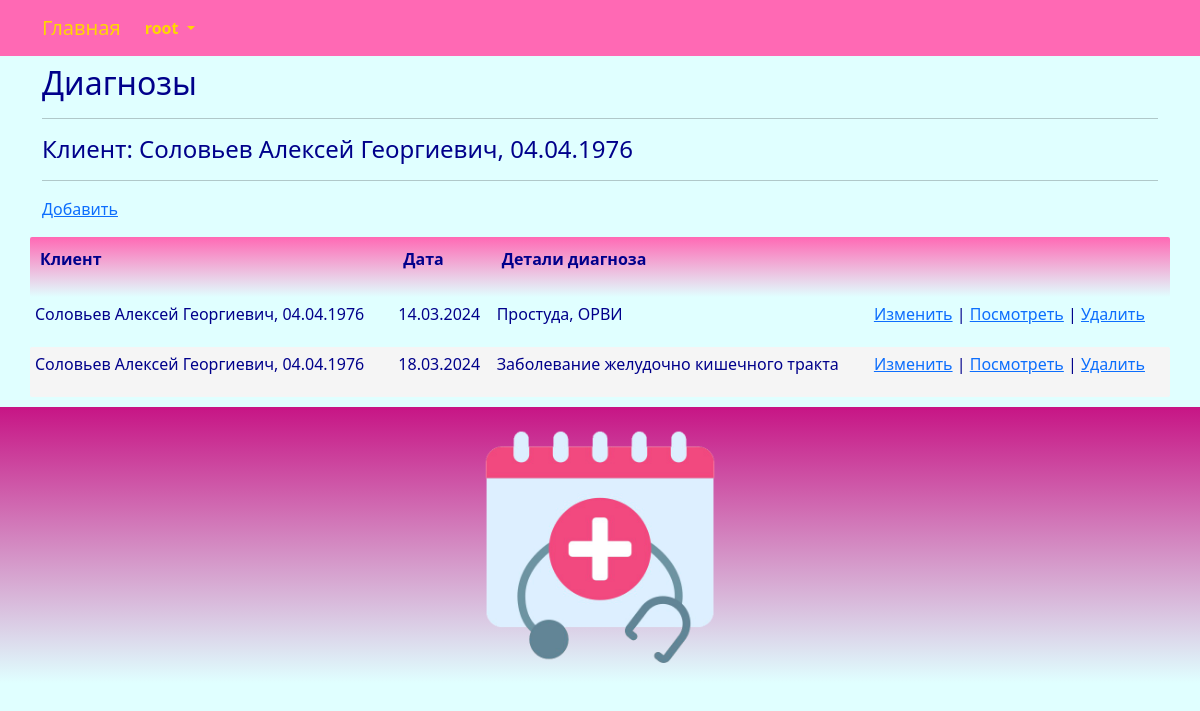
The app's page /diagnosis/index/1/ (signed in) with its own data.
### center/models.py (models this page shows, shortened)
class Client(models.Model):
    SEX_CHOICES = (
        ('М','М'),
        ('Ж', 'Ж'),
    )
    full_name = models.CharField(_('full_name'), max_length=128)
    birthday = models.DateTimeField(_('birthday'))
    sex = models.CharField(_('sex'), max_length=1, choices=SEX_CHOICES, default='М')
    address = models.CharField(_('address'), max_length=96)
    phone = models.CharField(_('phone'), max_length=64)
    class Meta:
        db_table = 'client'
        indexes = [
            models.Index(fields=['full_name']),
        ]
        ordering = ['full_name']
    def __str__(self):
        return "{}, {}".format(self.full_name, self.birthday.strftime('%d.%m.%Y'))

class Diagnosis(models.Model):
    date_diagnosis = models.DateTimeField(_('date_diagnosis'))
    client = models.ForeignKey(Client, related_name='diagnosis_client', on_delete=models.CASCADE)
    diagnosis_details = models.TextField(_('diagnosis_details'), blank=True, null=True)
    class Meta:
        db_table = 'diagnosis'
        ordering = ['client']

### center/views.py (the view)
# urls.py: path('diagnosis/index/<int:client_id>/', views.diagnosis_index, name='diagnosis_index'),
@login_required
@user_passes_test(lambda u: u.is_superuser)
def diagnosis_index(request, client_id):
    try:
        client = Client.objects.get(id=client_id)
        diagnosis = Diagnosis.objects.filter(client_id=client_id)
        return render(request, "diagnosis/index.html", {"client": client, "diagnosis": diagnosis, "client_id": client_id,})
    except Exception as exception:
        print(exception)
        return HttpResponse(exception)

### templates/diagnosis/index.html (shortened to what this page needs)
{% extends "base.html" %}
{% load i18n %}
{% block content %}
<h2>{% trans "diagnosiss" %}</h2>
<hr>
<h4>{% trans "client" %}: {{ client  }}</h4>
<hr>
<p><a href="{% url 'diagnosis_create' client_id %}">{% trans "Add" %}</a></p>
{% if diagnosis.count > 0 %}
<div class="row">
	<table id="myTable" class="table-manager" style="width:100%">
		<thead>
			<tr>
				<th><p>{% trans "client" %}</p></th>
				<th><p>{% trans "date_diagnosis" %}</p></th>
				<th><p>{% trans "diagnosis_details" %}</p></th>
				<th><p></p></th>
			</tr>
		</thead>
		<tbody>
			{% for e in diagnosis %}
			<tr>
				<td><p>{{ e.client }}</p></td>
				<td><p>{{ e.date_diagnosis | date:"d.m.Y" }}</p></td>
				<td><p>{{ e.diagnosis_details }}</p></td>
				<td>
					<p>
					<a href="{% url 'diagnosis_edit' e.id e.client_id %}">{% trans "Change" %}</a> |
					<a href="{% url 'diagnosis_read' e.id e.client_id%}">{% trans "View" %}</a> |
					<a onclick="return confirm('Удалить запись?')" href="{% url 'diagnosis_delete' e.id e.client_id%}">{% trans "Delete" %}</a>
					</p>
				</td>
			</tr>
			{% endfor %}
		</tbody>
	</table>
</div>
{% endif %}
{% endblock content %}

### templates/base.html (shortened to what this page needs)
<!DOCTYPE html>
{% load static %}
{% load i18n %}
<html>
	<head>
		<link rel="stylesheet" href="{% static 'css/bootstrap.min.css' %}">
		<link rel="stylesheet" href="{% static 'css/styles.css' %}" />
	</head>
	<nav class="navbar navbar-expand-lg justify-content-center">
		<div class="container">
			<div class="collapse navbar-collapse" id="mainMenu">
				<ul class="navbar-nav me-auto mb-2 mb-lg-0">
					<a class="navbar-brand" href="{{ HTTP_HOST }}/">{% trans "Home" %}</a>
					{% if user.is_authenticated %}
					<li class="nav-item dropdown">
						<a class="nav-link dropdown-toggle" href="#" id="navbarDropdown" role="button" data-bs-toggle="dropdown" aria-expanded="false">
							{{ user.username }}
						</a>
					</li>
					{% else %}
					<form class="form-inline ml-auto">
						<a href="{% url 'login' %}" class="btn btn-outline-secondary">{% trans "Log In" %}</a>
						<a href="{% url 'signup' %}" class="btn btn-primary ml-2">{% trans "Sign up" %}</a>
					</form>
					{% endif %}
				</ul>
			</div>
		</div>
	</nav>
	<body>
		<div class="container">
			{% block content%}{% endblock content %}
		</div>
	</body>
	<footer class="container-fluid text-center bg-lightgray">
		<div class="copyrights">
			<img src="{% static 'images/logo.png' %}" alt="logo" style="height:256px; padding: 10px;">
		</div>
	</footer>
</html>

### static/css/styles.css (style rules this page uses)
:root { --navbar-background-color: HotPink; --navbar-text-color: Gold; --main-background-color-light: LightCyan; --main-background-color-dark: HotPink; --main-text-color: DarkBlue; --main-header-color: DarkBlue; --main-text-attention-color: Purple; --footer-background-color-light: LightCyan; --footer-background-color-dark: MediumVioletRed; --footer-text-color: Teal; --card-background-color-light: Pink; --card-background-color-dark: HotPink; --card-text-color: SeaGreen; --table-background-color-light: LightCyan; --table-background-color-dark: #F5F5F5; --table-text-color: DarkBlue; --star-size: 30px; --star-color: LightYellow; --star-background: Yellow ; }
.navbar { background-color: var(--navbar-background-color); color: var(--navbar-text-color); }
.navbar .navbar-nav, .navbar .navbar-nav .navbar-text { color: var(--navbar-text-color); }
.navbar ul { background-color: var(--navbar-background-color); color: var(--navbar-text-color); }
.navbar li { background-color: var(--navbar-background-color); color: var(--navbar-text-color); }
.navbar a { background-color: var(--navbar-background-color); color: var(--navbar-text-color); }
.navbar-brand { background-color: var(--navbar-background-color); color: var(--navbar-text-color); }
.nav-item { background-color: var(--navbar-background-color); color: var(--navbar-text-color); font-weight: bold; }
body { background-color: var(--main-background-color-light); }
h1, h2, h3, h4, h5, h6 { color: var(--main-header-color); }
p, ul, li, label { color: var(--main-text-color); }
.table-manager { background-color: var(--main-background-color-light); width: 100%; }
.table-manager tbody { background-color: var(--main-background-color-light); border: none; margin-top: 20px; margin-bottom: 20px; }
.table-manager thead th { color: var(--main-text-color); font-weight: bold; text-align: left; padding: 10px; background-image: linear-gradient(top, var(--main-background-color-dark), var(--main-background-color-light)); background-image: -o-linear-gradient(top, var(--main-background-color-dark), var(--main-background-color-light)); background-image: -moz-linear-gradient(top, var(--main-background-color-dark), var(--main-background-color-light)); background-image: -webkit-linear-gradient(top, var(--main-background-color-dark), var(--main-background-color-light)); }
.table-manager thead tr th:first-child { border-radius: 2px 0 0 2px; }
.table-manager thead tr th:last-child { border-radius: 0 2px 2px 0; }
.table-manager tbody td { text-align: left; border: none; padding: 5px 5px; vertical-align: top; }
.table-manager tbody tr:nth-child(odd) { background: var(--table-background-color-light); }
.table-manager tbody tr:nth-child(even) { background: var(--table-background-color-dark); }
.table-manager tbody tr td:first-child { border-radius: 2px 0 0 2px; }
.table-manager tbody tr td:last-child { border-radius: 0 2px 2px 0; }
footer { background-image: linear-gradient(top, var(--footer-background-color-dark), var(--footer-background-color-light)); background-image: -o-linear-gradient(top, var(--footer-background-color-dark), var(--footer-background-color-light)); background-image: -moz-linear-gradient(top, var(--footer-background-color-dark), var(--footer-background-color-light)); background-image: -webkit-linear-gradient(top, var(--footer-background-color-dark), var(--footer-background-color-light)); margin-top: 10px; padding: 10px; }

### records on screen
Client: full_name+birthday "Соловьев Алексей Георгиевич, 04.04.1976"
Diagnosis: client "Соловьев Алексей Георгиевич, 04.04.1976", date_diagnosis "14.03.2024", diagnosis_details "Простуда, ОРВИ"
Diagnosis: client "Соловьев Алексей Георгиевич, 04.04.1976", date_diagnosis "18.03.2024", diagnosis_details "Заболевание желудочно кишечного тракта"

### other values on screen
{{ user.username }} "root"
